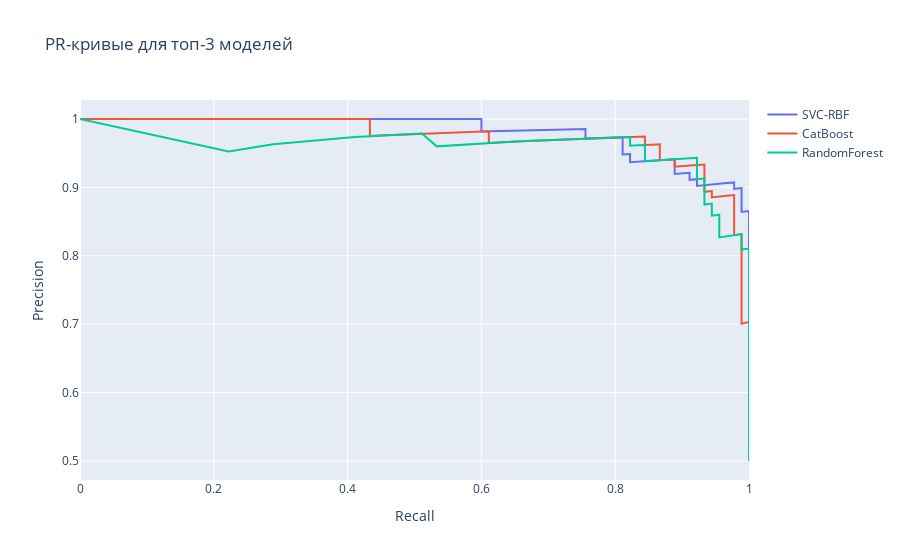

The code cell stored with this chart in its notebook:
### Code cell
# PR-кривые для топ-3 моделей по ROC AUC
import numpy as np
import plotly.graph_objects as go
from sklearn.metrics import precision_recall_curve

if 'metrics_df' not in globals():
    print("Сначала выполните ячейку с расчётом metrics_df (таблица метрик).")
else:
    top3 = list(metrics_df.head(3)['model'])
    y_true = (y_test == 1).astype(int)
    fig = go.Figure()
    for name in top3:
        if name in probas_dict:
            y_proba = probas_dict[name]
            prec, rec, _ = precision_recall_curve(y_true, y_proba)
            fig.add_trace(go.Scatter(x=rec, y=prec, mode='lines', name=name))
    fig.update_layout(title='PR-кривые для топ-3 моделей', xaxis_title='Recall', yaxis_title='Precision')
    fig.show()

### Figure 1 — Plotly figure (JSON) as saved in the notebook; plotly's stock layout.template omitted (floating-point values rounded to 4 significant figures; data arrays with more than 128 entries replaced by an {"elided": "..."} marker saying what was removed)
{"data": [{"mode": "lines", "name": "SVC-RBF", "type": "scatter", "x": {"elided": "181 float values"}, "y": {"elided": "181 float values"}}, {"mode": "lines", "name": "CatBoost", "type": "scatter", "x": {"elided": "179 float values"}, "y": {"elided": "179 float values"}}, {"mode": "lines", "name": "RandomForest", "type": "scatter", "x": [1, 1, 1, 1, 1, 1, 1, 1, 1, 1, 1, 1, 1, 1, 1, 1, 1, 1, 1, 1, 1, 1, 1, 1, 1, 1, 1, 1, 1, 1, 0.9889, 0.9889, 0.9889, 0.9889, 0.9556, 0.9556, 0.9556, 0.9556, 0.9556, 0.9444, 0.9444, 0.9444, 0.9333, 0.9333, 0.9333, 0.9333, 0.9333, 0.9222, 0.9222, 0.9222, 0.9222, 0.9111, 0.9, 0.8889, 0.8778, 0.8667, 0.8444, 0.8444, 0.8444, 0.8333, 0.8222, 0.8222, 0.8111, 0.8, 0.7889, 0.7667, 0.7556, 0.7444, 0.7333, 0.7, 0.6778, 0.6444, 0.5889, 0.5556, 0.5333, 0.5111, 0.4778, 0.4444, 0.4111, 0.2889, 0.2222, 0], "y": [0.5, 0.5325, 0.5556, 0.5769, 0.6, 0.6081, 0.6122, 0.625, 0.6294, 0.6475, 0.6569, 0.6767, 0.6818, 0.6923, 0.6977, 0.7031, 0.7087, 0.7143, 0.72, 0.7258, 0.7377, 0.7438, 0.75, 0.7563, 0.7692, 0.7759, 0.7826, 0.7895, 0.7965, 0.8108, 0.8091, 0.8165, 0.8241, 0.8318, 0.8269, 0.835, 0.8431, 0.8515, 0.86, 0.8586, 0.8673, 0.8763, 0.875, 0.8842, 0.8936, 0.9032, 0.913, 0.9121, 0.9222, 0.9326, 0.9432, 0.9425, 0.9419, 0.9412, 0.9405, 0.9398, 0.9383, 0.95, 0.962, 0.9615, 0.961, 0.9737, 0.9733, 0.973, 0.9726, 0.9718, 0.9714, 0.971, 0.9706, 0.9692, 0.9683, 0.9667, 0.9636, 0.9615, 0.96, 0.9787, 0.9773, 0.9756, 0.9737, 0.963, 0.9524, 1]}], "layout": {"title": {"text": "PR-кривые для топ-3 моделей"}, "xaxis": {"title": {"text": "Recall"}}, "yaxis": {"title": {"text": "Precision"}}}}
